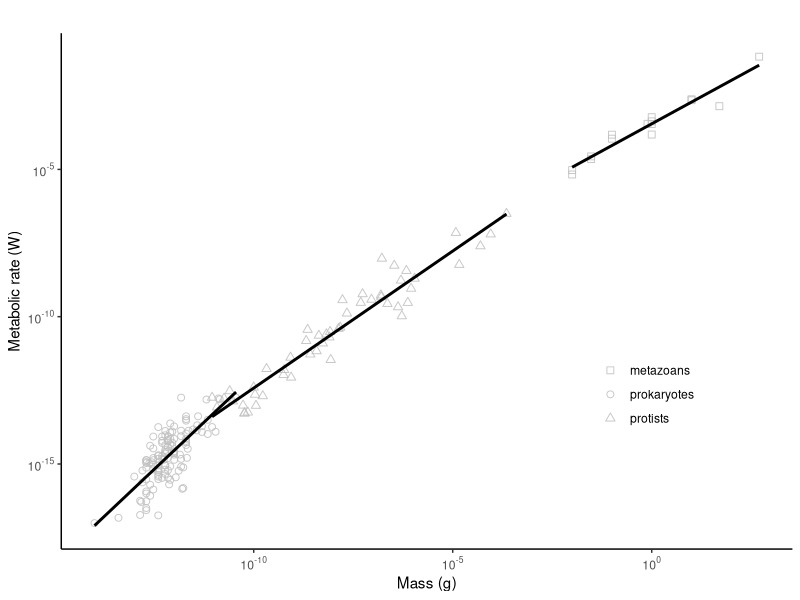
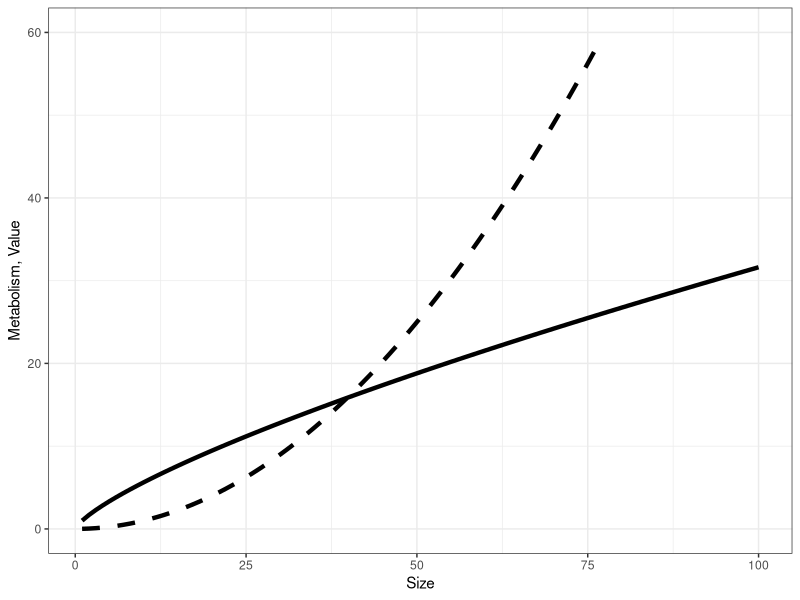
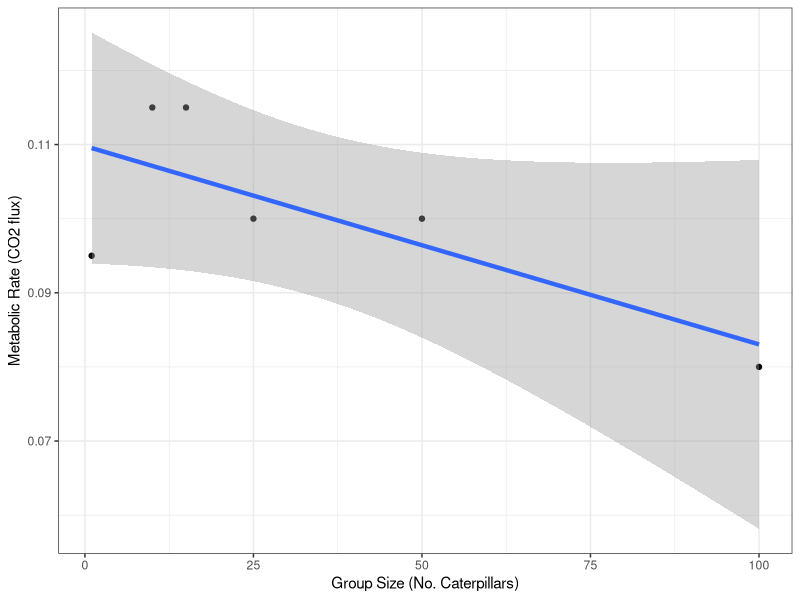
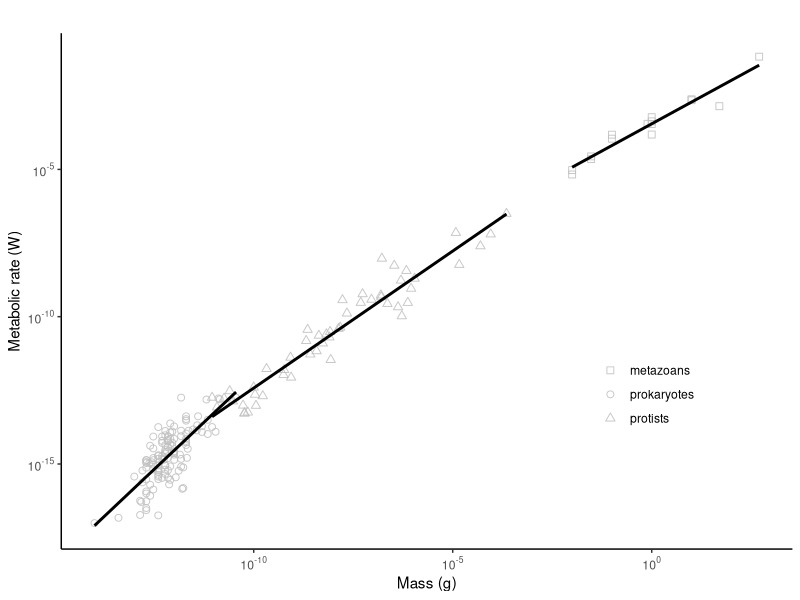
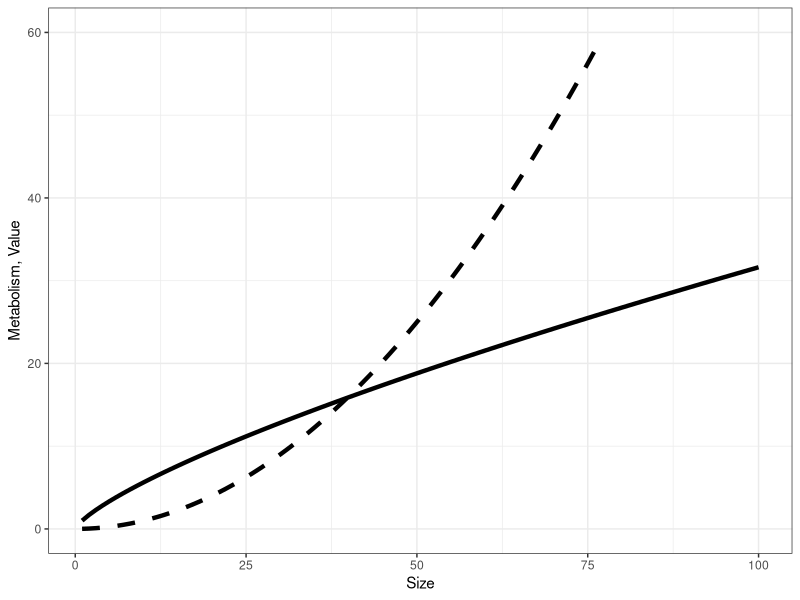
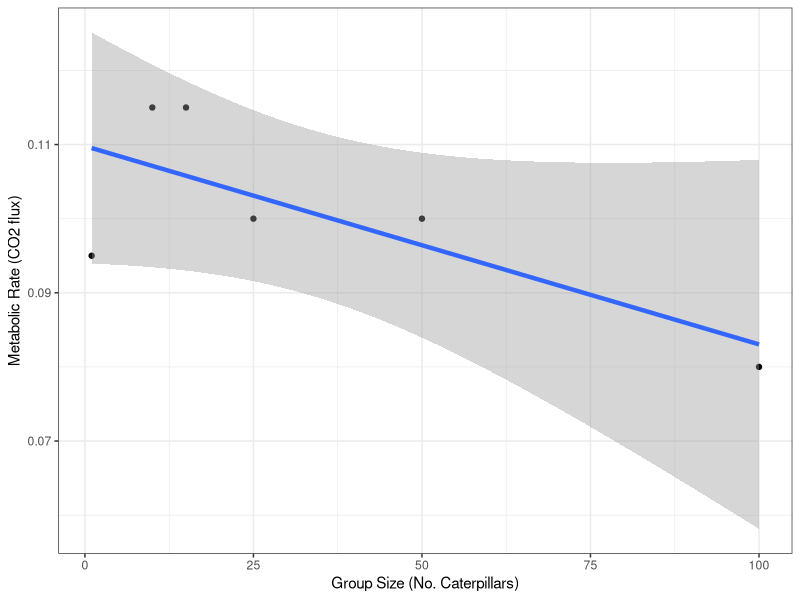

The R source for these figures, in order:

### Chapter 6 figures
### Feb 4 2026


### load data
## packages
library(tidyverse)
library(ggplot2)
library(effects)
library(scales)

#Read in data ----
delong <- read.csv(file = "./chapter 6/Delong2010.csv")

View(delong)
## ok the plan is to plot only endogenous MRs and have diff symbols for prokaryote, protist and eukaryote
delong_end <- delong %>%
  filter((rate_type == "endogenous"))

View(delong_end)


Fig_delong <- ggplot(delong_end, aes(x = Mass..g., y = Metabolic.rate..W., shape = factor(taxon))) +
  geom_point(size = 2, color = "gray", alpha = 0.85, fill = NA) +
  scale_shape_manual(values = c(0, 1, 2)) +
  theme_classic() +
  xlab("Mass (g)") +
  scale_x_log10(breaks = trans_breaks("log10", function(x) 10^x),
                labels = trans_format("log10", math_format(10^.x))) + 
  ylab("Metabolic rate (W)") +
  scale_y_log10(breaks = trans_breaks("log10", function(x) 10^x),
                labels = trans_format("log10", math_format(10^.x))) + 
  ggtitle("") +
  geom_smooth(method = "lm", se = FALSE, color = 1) +
  theme(legend.position = c(.8, .3)) +
  theme(legend.title = element_blank()) 
#geom_abline(intercept = 0, slope = 1)
Fig_delong

ggsave("delong_fig1.png", plot = Fig_delong)

### metcalfe's law

library(ggplot2)
setwd("~/Documents/projects/metabolic ecology/monograph/figures")

C = function(x) (x^2)/100
Cm = function(x) (x*(x-1))/100
Y = function(x) x^0.75

x = seq(1, 100, 1)

dat <- data.frame(cbind(x, Y(x), C(x), Cm(x)))
names(dat) <- c('size', 'metabolism', 'value', 'value2')

Metcalfe.fig <- ggplot(dat, aes(x = "size", y = "metabolism")) +
  geom_line(aes(x = size, y = metabolism), size = 1.5) +
  #geom_line(aes(x = size, y = value2), linetype = 3, size = 1.5) +
  geom_line(aes(x = size, y = value), linetype = 2, size = 1.5) +
  theme_bw() +
  ylim(0, 60) +
  xlab("Size") +
  ylab("Metabolism, Value")

Metcalfe.fig
ggsave("Metcalfe.fig.png", device = "png", width = 3, height = 2)




#### caterpillar group size
### schoomie et al data

grp.size <- c(1, 10, 15, 25, 50, 100)
MR <- c(0.095, 0.115, 0.115, 0.10, 0.10, 0.08)
cat <- data.frame(cbind(grp.size, MR))
names(cat) <- c('size', 'metabolism')


caterpillar.fig <- ggplot(cat, aes(x = size, y = metabolism), pch = 1) +
  geom_point(aes(x = size, y = metabolism)) +
  geom_smooth(method = "lm", formula = y ~ x, size = 1.5) +
  theme_bw() +
  xlab("Group Size (No. Caterpillars)") +
  ylab("Metabolic Rate (CO2 flux)")

caterpillar.fig
ggsave("caterpillar.fig.png", device = "png", width = 4, height = 3)
